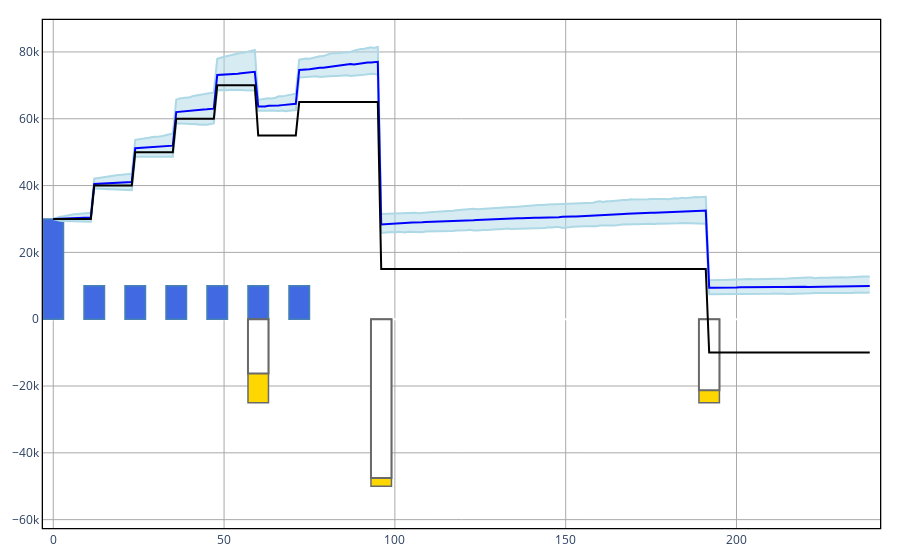

The code cell stored with this chart in its notebook:
### Code cell
ALMc.display(problem,bar_width = 6)

### Figure 1 — Plotly figure (JSON) as saved in the notebook; plotly's stock layout.template omitted (floating-point values rounded to 4 significant figures; data arrays with more than 128 entries replaced by an {"elided": "..."} marker saying what was removed)
{"data": [{"line": {"color": "lightblue"}, "mode": "lines", "name": "95% quantile", "type": "scatter", "x": {"elided": "240 int values"}, "y": {"elided": "240 float values"}}, {"fill": "tonexty", "line": {"color": "lightblue"}, "mode": "lines", "name": "5% quantile", "type": "scatter", "x": {"elided": "240 int values"}, "y": {"elided": "240 float values"}}, {"line": {"color": "blue"}, "mode": "lines", "name": "50% quantile", "type": "scatter", "x": {"elided": "240 int values"}, "y": {"elided": "240 float values"}}, {"marker": {"color": "royalblue", "line": {"color": "steelblue", "width": 1.5}}, "name": "Assets", "type": "bar", "width": 6, "x": {"elided": "240 int values"}, "y": {"elided": "240 int values"}}, {"marker": {"color": "gold", "line": {"color": "dimgray", "width": 1.5}}, "name": "Goals", "type": "bar", "width": 6, "x": {"elided": "240 int values"}, "y": {"elided": "240 int values"}}, {"marker": {"color": "white", "line": {"color": "dimgray", "width": 2}, "opacity": 1}, "name": "Goal LB", "type": "bar", "width": 6, "x": {"elided": "240 int values"}, "y": {"elided": "240 int values"}}, {"line": {"color": "black"}, "mode": "lines", "name": "Wealth consumption", "type": "scatter", "x": {"elided": "240 int values"}, "y": {"elided": "240 int values"}}], "layout": {"barmode": "overlay", "legend": {"orientation": "h", "x": 1, "xanchor": "right", "y": 1.02, "yanchor": "bottom"}, "margin": {"b": 20, "l": 20, "r": 20, "t": 20}, "paper_bgcolor": "white", "plot_bgcolor": "white", "showlegend": false, "xaxis": {"gridcolor": "darkgray", "gridwidth": 1, "linecolor": "black", "linewidth": 1.3, "mirror": true, "showgrid": true, "showline": true}, "yaxis": {"gridcolor": "darkgray", "gridwidth": 1, "linecolor": "black", "linewidth": 1.3, "mirror": true, "range": [-62500, 89560.0], "showgrid": true, "showline": true}}}
